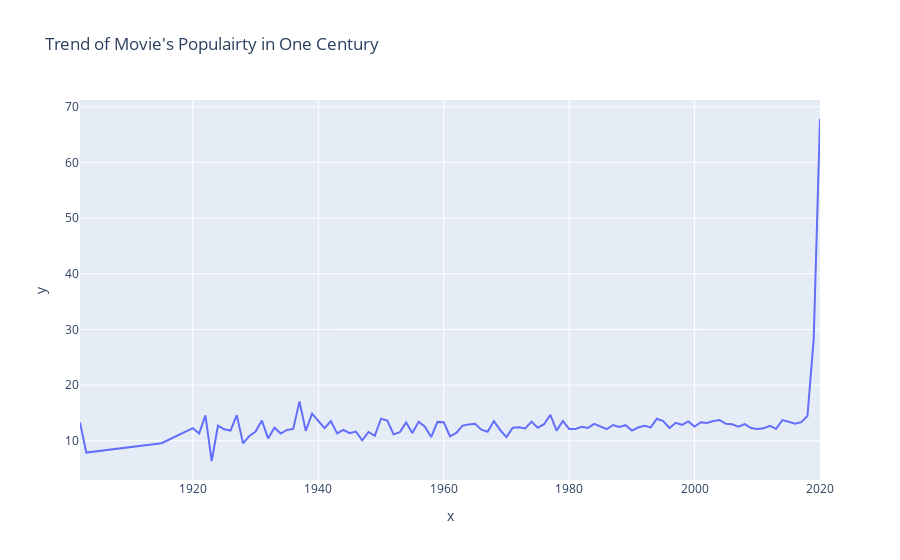

This figure's notebook cell:
### Code cell
import plotly.express as px
import plotly.graph_objects as go
# groupby year and obtian the mean of popularity 
year_pop=movie.groupby(['year'])['popularity'].mean().reset_index()
# plot the trend
fig = px.line(x=year_pop['year'], y=year_pop['popularity'], title="Trend of Movie's Populairty in One Century")
fig.show()
